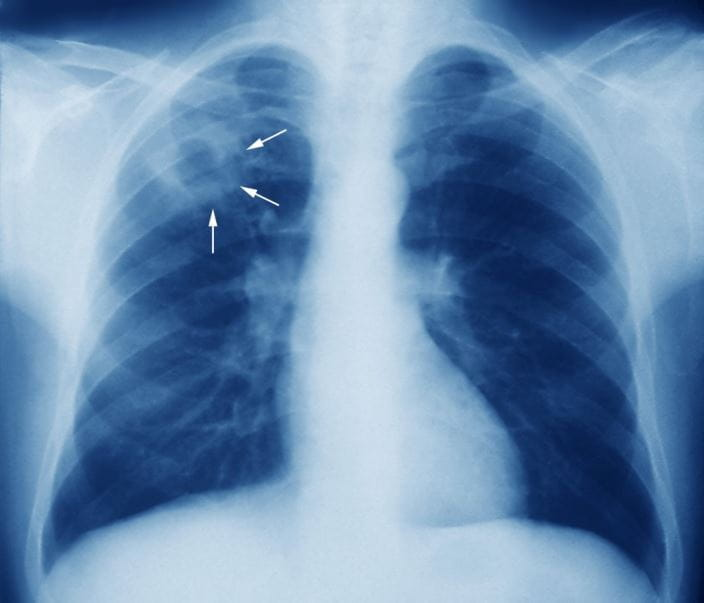
#> input picture backend/TB_New_Disease/unseenTB2.png, 704 x 603 px, found by its file name
$ jupyter execute --allow-errors code.ipynb
#> lines starting #> are read from the running program, lines starting #| are printed output that depends on the picture
[cell 1]
from sklearn.ensemble import RandomForestClassifier
from sklearn.metrics import accuracy_score
from sklearn.model_selection import KFold
from sklearn.preprocessing import StandardScaler
from tqdm import tqdm
import cv2
import glob
import numpy as np
import joblib
# Initialize a StandardScaler
scaler = StandardScaler()

[cell 2]
# Paths to your TB and non-TB image directories
tb_image_dir = 'Tuberculosis'
non_tb_image_dir = 'Normal'

# Collect image paths
tb_image_paths = glob.glob(tb_image_dir + '/*.png')
non_tb_image_paths = glob.glob(non_tb_image_dir + '/*.png')

# Combine paths and create labels
all_image_paths = tb_image_paths + non_tb_image_paths
labels = [1] * len(tb_image_paths) + [0] * len(non_tb_image_paths)

[cell 3]
# Initialize an empty list to store accuracies
accuracies = []

# Perform K-fold cross-validation
kf = KFold(n_splits=5, shuffle=True, random_state=None)

#> (the rest of this cell did not finish here and is left out)

#> (a cell that did not finish here is left out)

[cell 5]
# Load and preprocess a single X-ray image
def preprocess_single_image(image_path):
    # Load image
#> called with image_path = 'unseenTB2.png'
    image = cv2.imread(image_path)
#> image is the input picture: shape (603, 704, 3); mean B, G, R 175.9, 140.3, 106.3

    # Preprocess image (resize, convert to grayscale, extract HOG features, etc.)
    resized_image = cv2.resize(image, (224, 224))
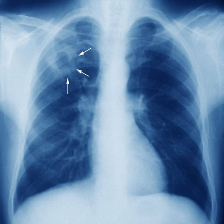
#> resized_image: shape (224, 224, 3); mean B, G, R 175.8, 140.2, 106.2
    gray_image = cv2.cvtColor(resized_image, cv2.COLOR_BGR2GRAY)
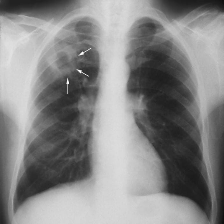
#> gray_image: shape (224, 224); min 13, max 254, mean 134.1
    # Compute GLCM-like features
    hist = cv2.calcHist([gray_image], [0], None, [256], [0, 256])
#> hist = 256 values, max 1038 at index 211, min 0 at index 0, mean 196
    hist /= hist.sum()
#> hist = 256 values, max 0.0207 at index 211, min 0 at index 0, mean 0.00391
    mean = (hist * np.arange(256)).sum()
#> mean = 32640
    variance = (hist * ((np.arange(256) - mean) ** 2)).sum()
#> variance = 2.71e+11
    homogeneity = (hist / (1 + np.abs(np.arange(256) - np.arange(256)[:, None]))).sum()
#> homogeneity = 9.59
    contrast = (hist * (np.abs(np.arange(256) - np.arange(256)[:, None]) ** 2)).sum()
#> contrast = 2384537.8

    # Create feature vector
    X_processed = np.array([mean, variance, homogeneity, contrast]).reshape(1, -1)
#> X_processed = [[32640, 2.71e+11, 9.59, 2384537.8]]
    # Ensure the features are in the same format as used during training
    X_processed = scaler.transform(X_processed)  # Assuming you have a trained scaler

    return X_processed

# Path to the single X-ray image you want to test
image_path_to_test = 'unseenTB2.png'

# Preprocess the single image
#> (the rest of this cell did not finish here and is left out)
